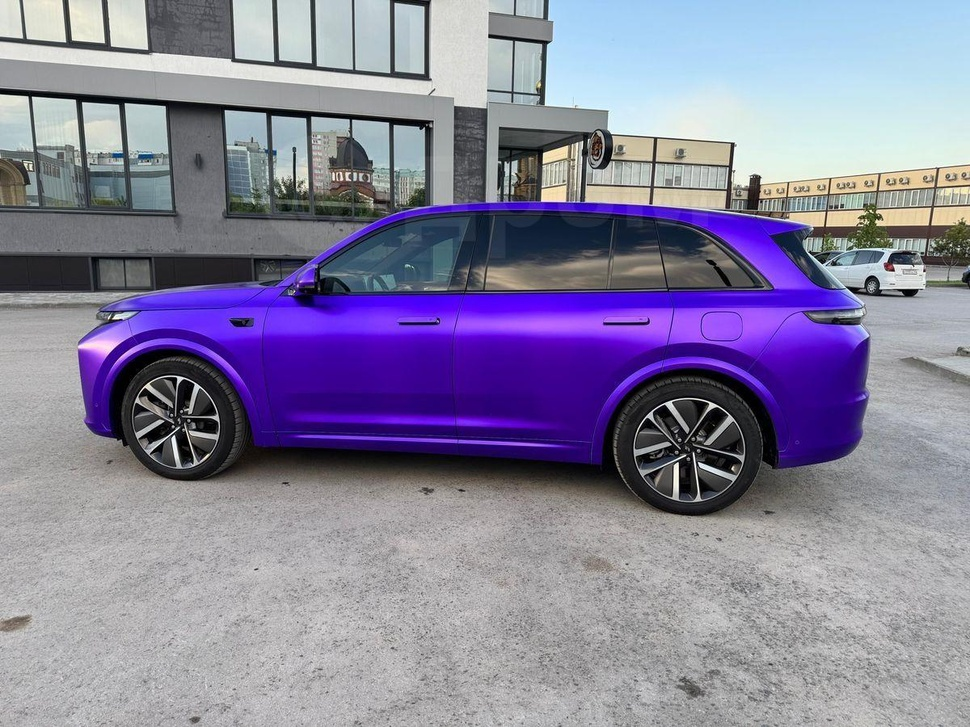
#> input picture lab6/example.jpg, 970 x 727 px, shrunk from 1200 x 900 before the run
$ python filtering.py
#> lines starting #> are read from the running program, lines starting #| are printed output that depends on the picture
#> further down, image is the input picture: PIL image 970x727 RGB; mean R, G, B 136.3, 131.1, 157.6
from dataclasses import field

import cv2
import numpy as np
from PIL import Image
from matplotlib import pyplot as plt


def to_grey(image: np.ndarray) -> np.ndarray:
    R = image[:, :, 0]
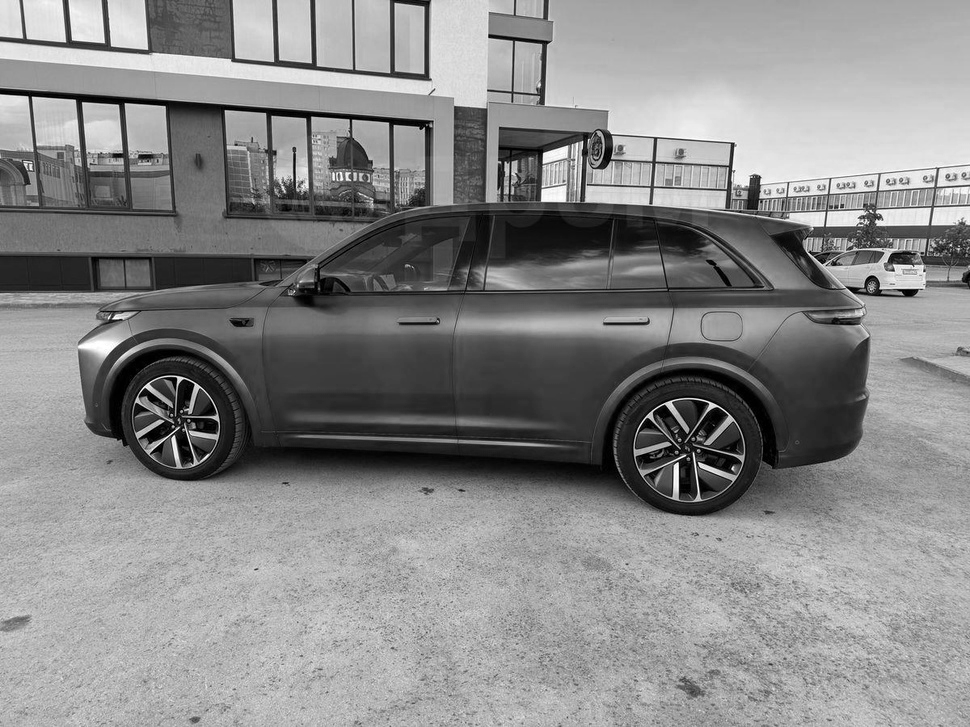
#> R: shape (727, 970) float32; min 0, max 255, mean 136.3
    G = image[:, :, 1]
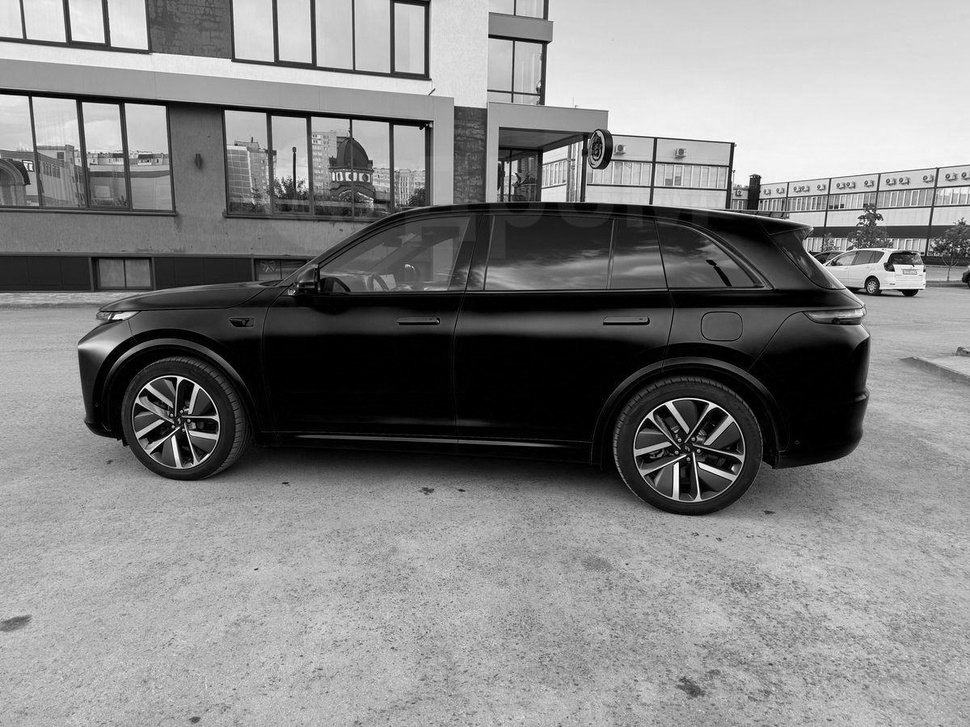
#> G: shape (727, 970) float32; min 0, max 255, mean 131.1
    B = image[:, :, 2]
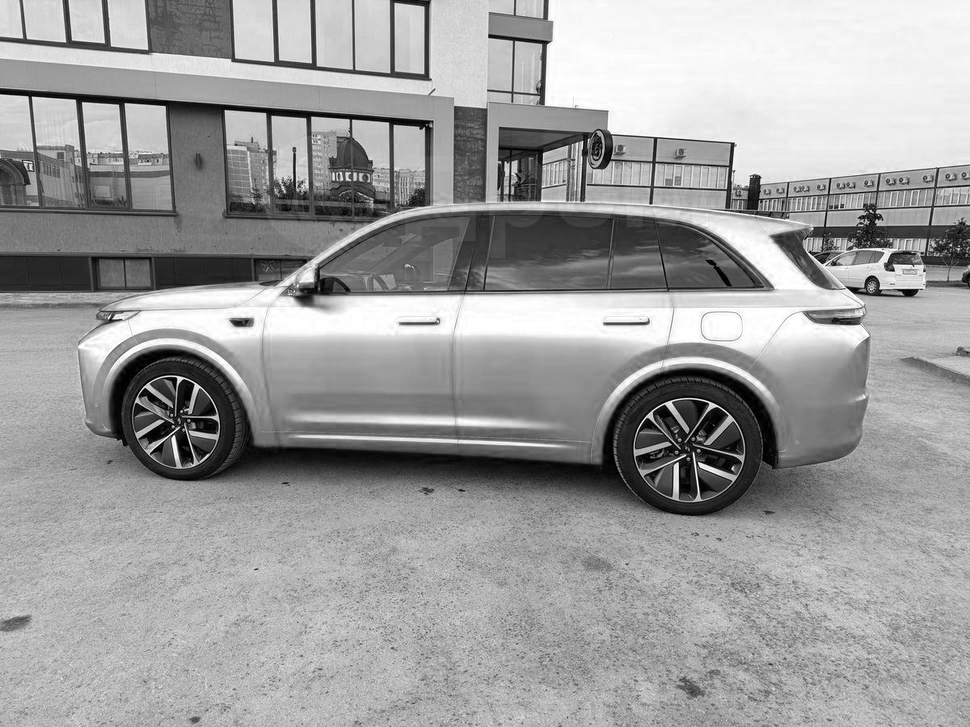
#> B: shape (727, 970) float32; min 0, max 255, mean 157.6

    brightness = (0.299 * R + 0.5876 * G + 0.114 * B)
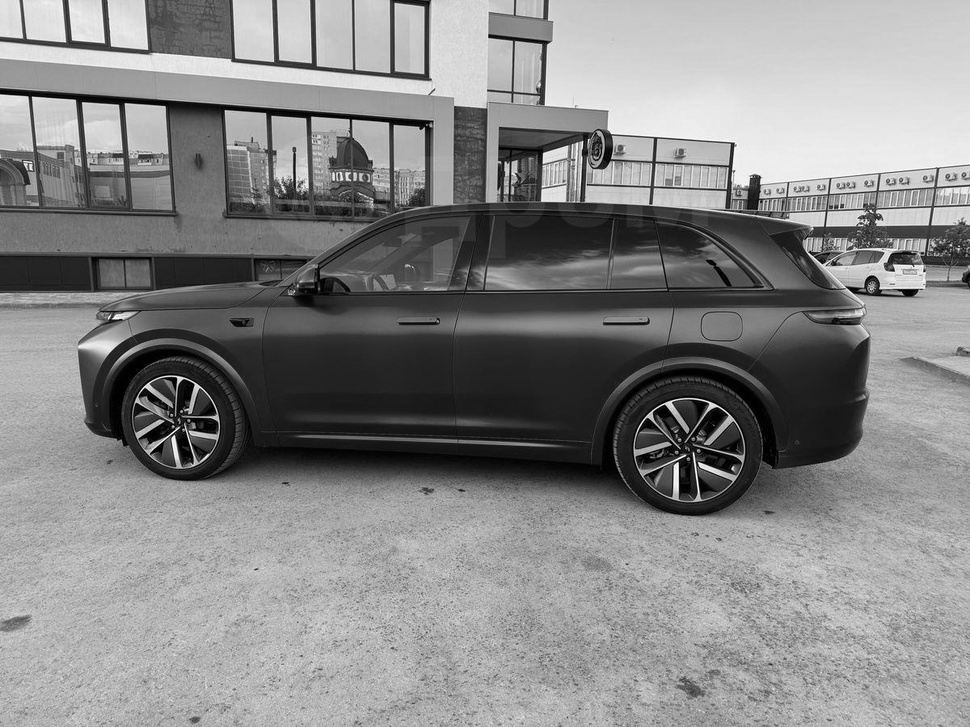
#> brightness: shape (727, 970) float32; min 0, max 255.2, mean 135.8; drawn with min black and max white

    return brightness


# [21 lines left out: function add_noise_salt_pepper, not called in this run]

def filter_median(image: np.ndarray, ksize: int) -> np.ndarray:
    return cv2.medianBlur(image, ksize)

# [85 lines left out: functions filter_median_selfmade, add_noise_gaussian, add_noise_line, average_filter, sharpen_laplacian_compare, not called in this run]

def apply_emboss(image: np.ndarray) -> np.ndarray:
    image_bgr = cv2.cvtColor(image.copy().astype(np.uint8), cv2.COLOR_RGB2BGR)

    kernel_emboss = np.array([
        [-2, -1, 0],
        [-1, 1, 1],
        [0, 1, 2]
    ], dtype=np.float32)

    embossed_image_bgr = cv2.filter2D(image_bgr, -1, kernel_emboss)
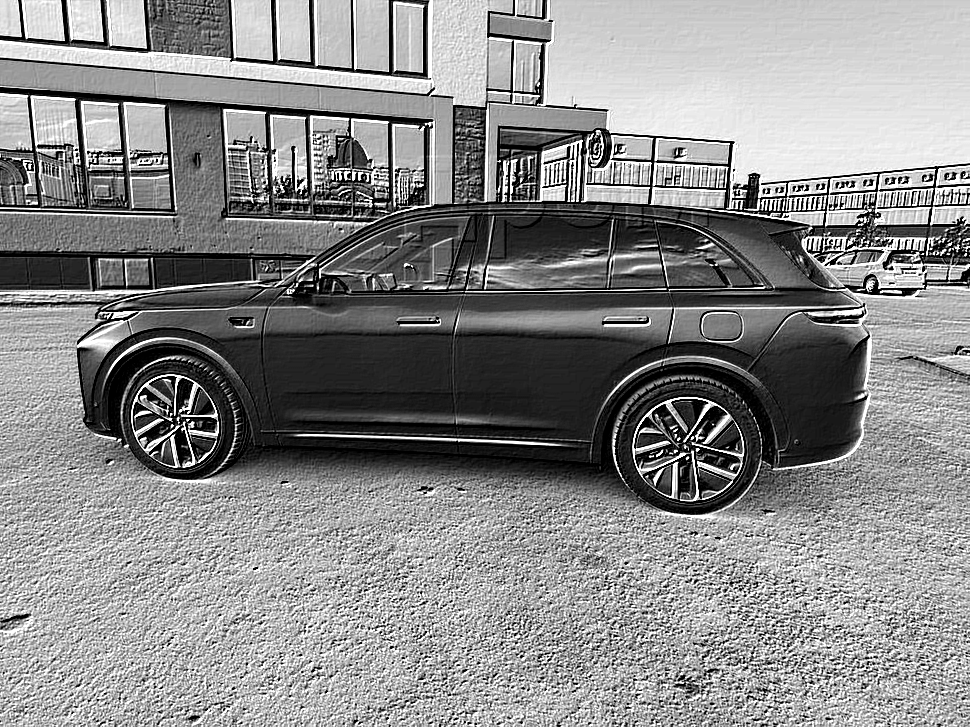
#> embossed_image_bgr: shape (727, 970, 3); min 0, max 255, mean 136.8

    embossed_image_bgr = cv2.add(embossed_image_bgr, 70)
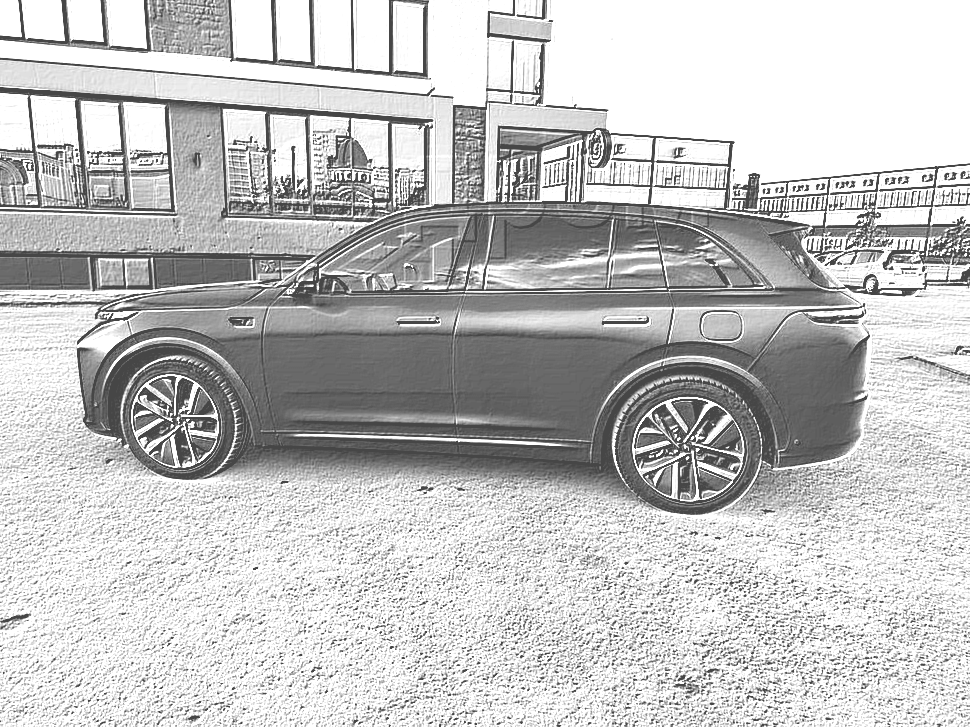
#> embossed_image_bgr: shape (727, 970, 3); min 70, max 255, mean 194.4

    return cv2.cvtColor(embossed_image_bgr, cv2.COLOR_BGR2RGB)

if __name__ == '__main__':
    image = Image.open('example.jpg').convert('RGB')

    array = np.array(image, dtype=np.float32)

    grey_image = to_grey(array)

    # [19 lines of commented-out code are left out]

    Image.fromarray(apply_emboss(grey_image)).show()
